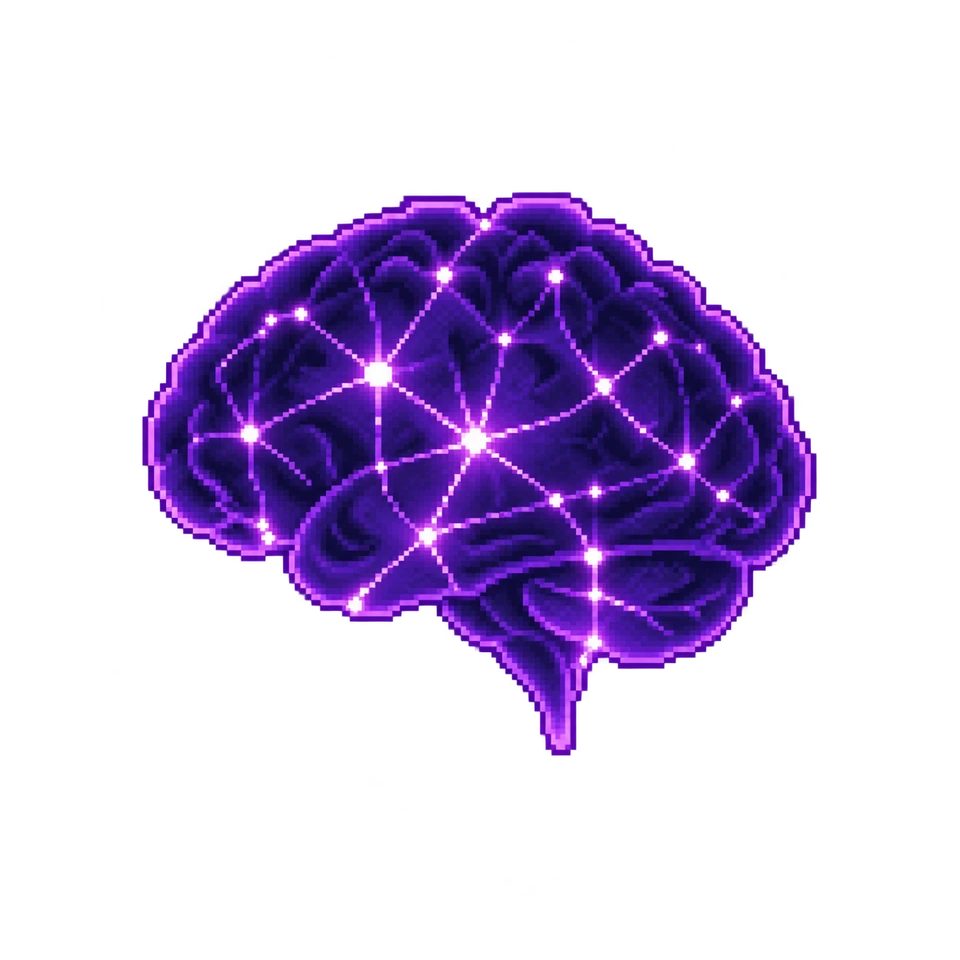
#> input picture assets/brain.webp, 960 x 960 px
$ python build-neural-paths.py
#> lines starting #> are read from the running program, lines starting #| are printed output that depends on the picture
# Offline regeneration from the original brain artwork; requires Pillow.
from pathlib import Path
from PIL import Image
import heapq,math,json
p=Path(__file__).resolve().parents[1];W=240
im=Image.open(p/'assets/brain.webp').convert('RGBA').resize((W,W),Image.Resampling.LANCZOS)
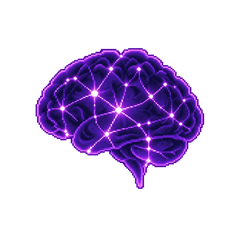
#> im: PIL image 240x240 RGBA; mean R, G, B, A 21.6, 8.5, 40.5, 65.4; transparent parts drawn white
pix=list(im.getdata());scores=[(.35*r+.45*g+.2*b)/255*(a/255) for r,g,b,a in pix]
#> after `pix = list(im.getdata())`: pix = 57600 items
#> after `scores = [(0.35 * r + 0.45 * g + 0.2 * b) / 255 * (a / 255) for r, g, `: scores = 57600 items
candidates=sorted([(scores[y*W+x],x,y) for y in range(44,197) for x in range(28,213) if scores[y*W+x]>.69],reverse=True)
#> candidates = 671 items, first 6: (0.996, 164, 84), (0.996, 120, 111), (0.996, 120, 109), (0.996, 61, 108), (0.994, 139, 68), (0.994, 138, 68)
nodes=[]
for score,x,y in candidates:
 if all((x-a)**2+(y-b)**2>13**2 for a,b in nodes):nodes.append((x,y))
 if len(nodes)==27:break
#> this loop made 312 passes
#> after the loop, nodes = 27 pairs, first value 39 to 197, second value 52 to 161
pairs=set()
for i,a in enumerate(nodes):
 nearest=sorted(((math.dist(a,b),j) for j,b in enumerate(nodes) if i!=j and 22<math.dist(a,b)<95))[:3]
 for d,j in nearest:pairs.add(tuple(sorted((i,j))))
#> this loop made 27 passes
#> (a, nearest) on passes 1 to 12: ((164, 84), [(23.09, 23), (25.61, 4), (29.68, 3)]), ((120, 111), [(22.8, 10), (25.5, 18), (26.63, 19)]), ((61, 108), [(22.56, 26), (24.84, 22), (25.81, 25)]), ((139, 68), [(28.02, 13), (29.68, 0), (31.38, 7)]), ((184, 100), [(24.33, 5), (25.61, 0), (33.14, 7)]), ((180, 124), [(24.04, 24), (24.33, 4), (38.64, 23)]), ((170, 115), [(26.17, 7), (28.16, 24), (31.58, 0)]), ((151, 97), [(26.17, 6), (28.18, 11), (30.87, 10)]), ((149, 148), [(25.5, 10), (39.12, 6), (39.2, 5)]), ((148, 161), [(37.36, 10), (48.92, 5), (50.99, 6)]), ((138, 125), [(22.8, 1), (25.5, 8), (26.17, 20)]), ((126, 84), [(22.67, 13), (27.66, 1), (28.18, 7)])
#> after the loop, pairs = 55 items
def route(a,b):
#> called with a = (164, 84), b = (139, 68)
 start=a[1]*W+a[0];end=b[1]*W+b[0];dist={start:0};parent={};q=[(0,start)]
 while q:
  cost,u=heapq.heappop(q)
  if cost!=dist.get(u):continue
  if u==end:break
  x,y=u%W,u//W
  for dx,dy in ((1,0),(-1,0),(0,1),(0,-1),(1,1),(1,-1),(-1,1),(-1,-1)):
   nx,ny=x+dx,y+dy
   if not(20<=nx<220 and 37<=ny<203):continue
   v=ny*W+nx
   if pix[v][3]<100:continue
   nc=cost+(1.414 if dx and dy else 1)*(1+80*(1-scores[v])**4)
   if nc<dist.get(v,1e20):dist[v]=nc;parent[v]=u;heapq.heappush(q,(nc,v))
#> after the loop, dist = 4085 items; parent = 4084 items
 if end not in parent:return None
 path=[];u=end
 while u!=start:path.append([u%W*2,u//W*2]);u=parent[u]
#> this loop made 42 passes
#> u on passes 1 to 12: 16699, 16939, 17179, 17419, 17659, 17899, 18139, 18379, 18619, 18859, 19100, 19340
#> after the loop, path = 42 pairs, first value 278 to 328, second value 136 to 190
 path.append([a[0]*2,a[1]*2]);path.reverse()
 if len(path)>math.dist(a,b)*2.1:return None
 return path
paths=[r for i,j in sorted(pairs) if (r:=route(nodes[i],nodes[j]))]
#> the loop in route (call 2), `while q:` made 6068 passes
#> (cost, u, x, y) on passes 1 to 3: (0, 20324, 164, 84), (1, 20325, 165, 84), (1.02, 20084, 164, 83)
#> the loop in route (call 2), `while u!=start:path.append([u%W*2,u//W*2]);u=parent[u]` made 51 passes
#> u on passes 1 to 12: 24424, 24663, 24902, 25141, 25380, 25619, 25858, 26098, 26337, 26576, 26815, 27054
(p/'assets/neural-paths.json').write_text(json.dumps({'width':480,'nodes':[[x*2,y*2] for x,y in nodes],'paths':paths},separators=(',',':')))
print('Image-derived bright nodes',len(nodes),'weighted bright-line paths',len(paths))
#| Image-derived bright nodes 27 weighted bright-line paths 46
